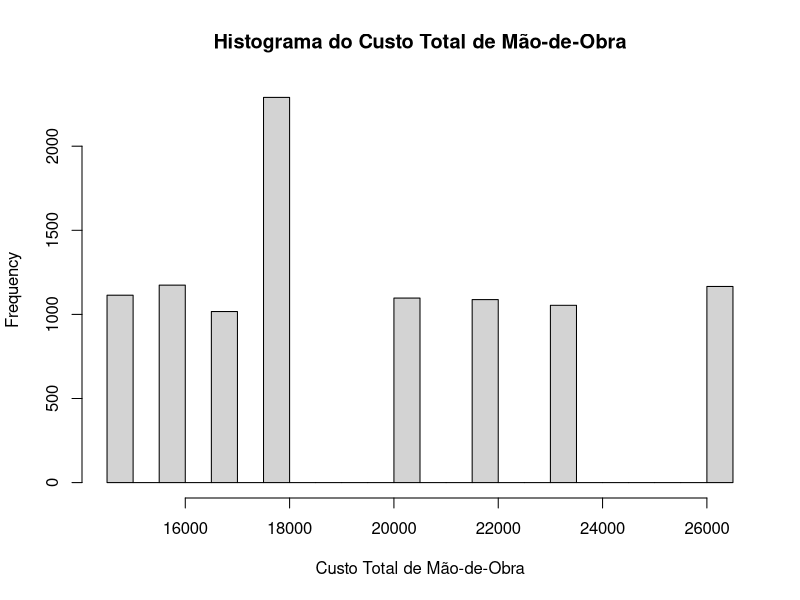
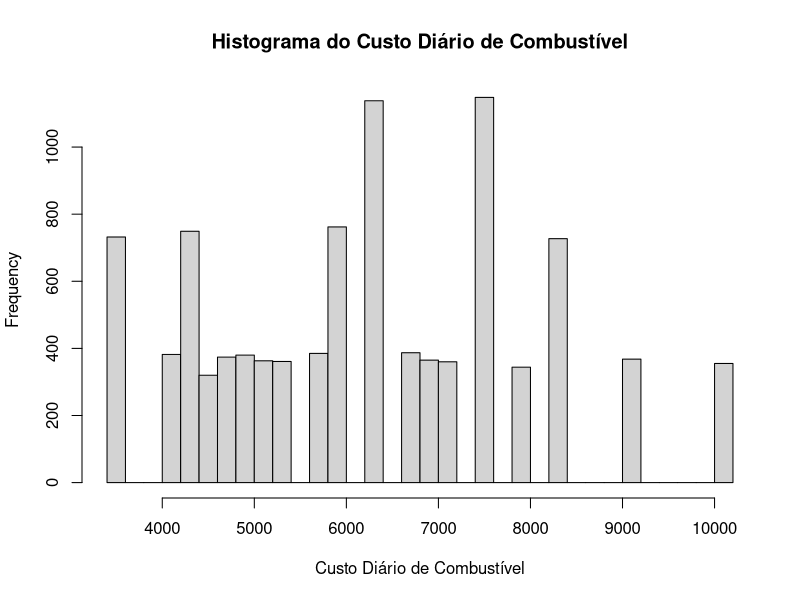

Reproduce these figures in R, in order.
## ---- chunk 1
knitr::opts_chunk$set(echo = TRUE)
## ---- chunk 2
q1 <- function(n) {
  # Tempo gasto por placa por rebitador
  tempos <- c(3.75, 5.5, 4.25)
  # Custo por hora de cada rebitador
  custos <- c(7.00, 8.50, 7.50)
  
  # Amostragem Monte Carlo
  custo_total <- replicate(n, {
    tempo <- sample(tempos, 1)
    custo_hora <- sample(custos, 1)
    custo_placa <- tempo * custo_hora
    custo_placa * 562
  })
  
  hist(custo_total, breaks = "FD", xlab = "Custo Total de Mão-de-Obra", main = "Histograma do Custo Total de Mão-de-Obra")
}

q1(10000)
## ---- chunk 3
q2 <- function(n) {
  # Carros ativos por dia
  carros_ativos <- c(15, 20, 18)
  # Consumo de gasolina por carro por dia (litros)
  consumo_gasolina <- c(40, 70, 58)
  # Custo variável por litro de gasolina
  custo_gasolina <- c(5.70, 7.20, 6.00)
  
  # Amostragem Monte Carlo
  custo_combustivel <- replicate(n, {
    carros <- sample(carros_ativos, 1)
    consumo <- sample(consumo_gasolina, 1)
    custo_litro <- sample(custo_gasolina, 1)
    custo_combustivel_dia <- carros * consumo * custo_litro
    custo_combustivel_dia
  })
  
  hist(custo_combustivel, breaks = "FD", xlab = "Custo Diário de Combustível", main = "Histograma do Custo Diário de Combustível")
}

# Chamada da função q2 com 10000 iterações
q2(10000)
## ---- chunk 4
